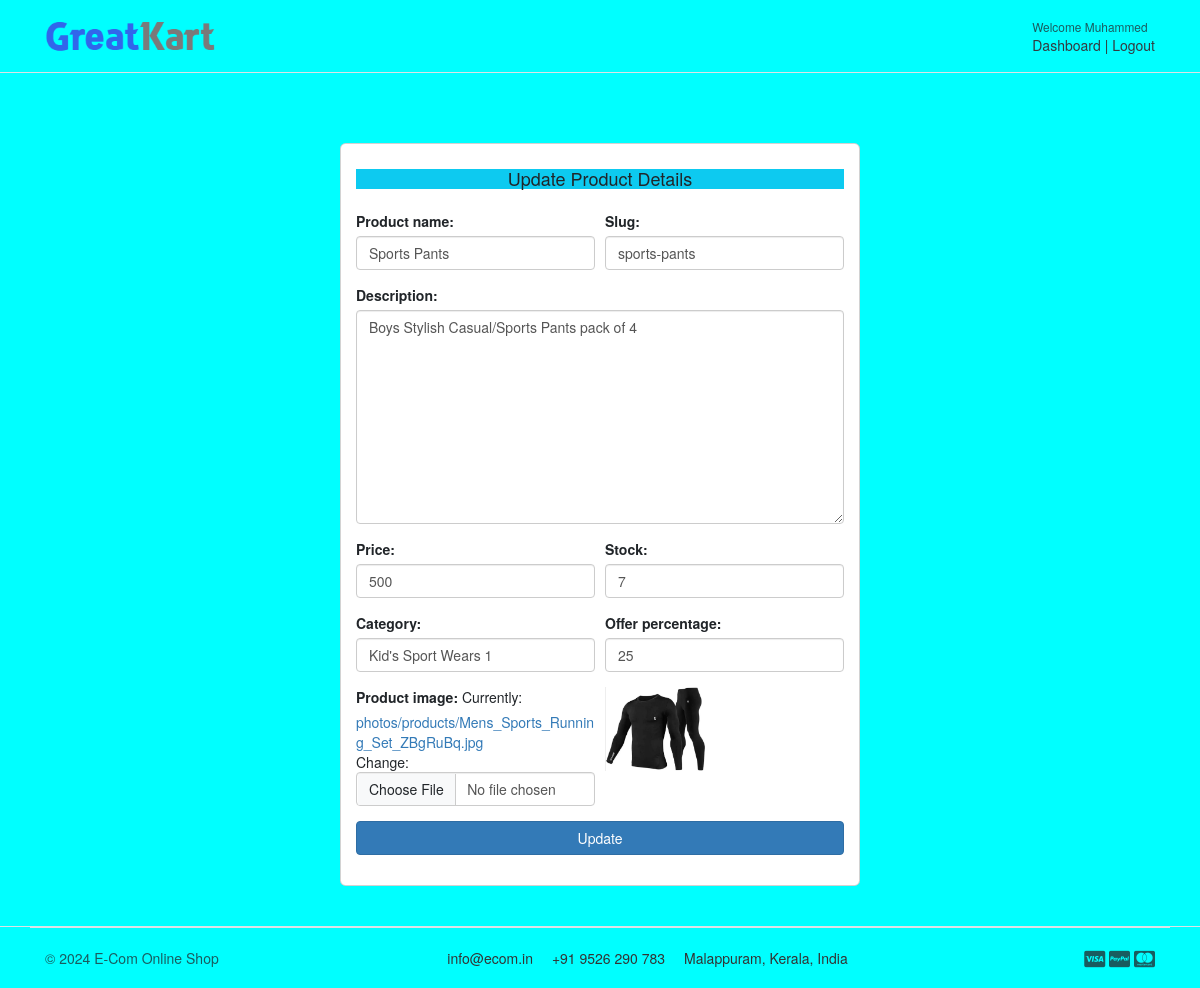
Page /accounts/product_update/35 (signed in) on the committed database.
### accounts/models.py (models this page shows, shortened)
class Account(AbstractBaseUser):
    first_name = models.CharField(max_length=50)
    last_name = models.CharField(max_length=50)
    email = models.EmailField(max_length=100, unique=True)
    phone_number = models.CharField(max_length=12, unique=True, default='')
    wallet = models.FloatField(null=True, default=0.0)
    date_joined = models.DateTimeField(auto_now_add=True)
    last_login = models.DateTimeField(auto_now_add=True)
    is_admin = models.BooleanField(default=False)
    is_staff = models.BooleanField(default=False)
    is_active = models.BooleanField(default=True)
    is_superadmin = models.BooleanField(default=False)
    USERNAME_FIELD = 'email'
    REQUIRED_FIELDS = ['first_name', 'last_name', 'phone_number']
    objects = MyAccountManager()
    class Meta:
        verbose_name = 'account'
        verbose_name_plural = 'accounts'

### store/models.py (models this page shows, shortened)
class Product(models.Model):
    product_name = models.CharField(max_length=200, unique=True)
    slug = models.SlugField(max_length=200, unique=True)
    description = models.TextField(max_length=500, blank=True)
    price = models.PositiveIntegerField(
        validators=[MinValueValidator(1)],
        help_text="Enter a number greater than zero")
    product_image = models.ImageField(upload_to='photos/products')
    stock = models.PositiveIntegerField(
        validators=[MinValueValidator(1)],
        help_text="Enter a number greater than zero")
    is_available = models.BooleanField(default=True)
    category = models.ForeignKey(Category, on_delete=models.CASCADE)
    created_date = models.DateTimeField(auto_now_add=True)
    modified_date = models.DateTimeField(auto_now=True)
    offer_percentage = models.PositiveIntegerField(default=0, blank=True, null=True)
    offer_price = models.PositiveIntegerField(default=0, blank=True, null=True)
    is_listed_offer = models.BooleanField(default=True)

### accounts/views.py (the view)
# urls.py: path('product_update/<int:product_id>', views.product_update, name="product_update"),
@cache_control(no_cache=True, must_revalidate=True, no_store=True)
@login_required(login_url="login_admin")
@user_passes_test(is_admin, login_url="login_admin")
def product_update(request, product_id):
    product = get_object_or_404(Product, id=product_id)
    if request.method == "POST":
        form = ProductForm(request.POST, request.FILES, instance=product)
        if form.is_valid():
            form.save()
            return redirect("product_list")
    else:
        form = ProductForm(instance=product)
    context = {"form": form, "product_id": product_id, "product": product}
    return render(request, "admin/product_update.html", context)

### store/forms.py (shortened to what this page needs)
class ProductForm(forms.ModelForm):
    class Meta:
        model = Product
        fields = ['product_name', 'slug', 'description', 'price', 'product_image', 'stock', 'category', 'offer_percentage']
    def __init__(self, *args, **kwargs):
        super(ProductForm, self).__init__(*args, **kwargs)
        self.fields['product_name'].widget.attrs['placeholder'] = 'Enter Product Name'
        self.fields['slug'].widget.attrs['placeholder'] = 'Slug'
        self.fields['description'].widget.attrs['placeholder'] = 'Enter Description'
        self.fields['price'].widget.attrs['placeholder'] = 'Price'
        self.fields['stock'].widget.attrs['placeholder'] = 'Stock'
        self.fields['category'].widget.attrs['placeholder'] = 'Select Category'
        self.fields['offer_percentage'].widget.attrs['placeholder'] = 'Select Category'
        self.fields['product_image'].widget.attrs['placeholder'] = 'Upload Image'
        for field in self.fields:
            self.fields[field].widget.attrs['class'] = 'form-control'

### accounts/views.py (called while the page is built)
def is_admin(user):
    return user.is_authenticated and user.is_staff

### carts/context_processors.py (called while the page is built)
def counter(request):
    cart_count = 0
    if 'admin' in request.path:
        return {}
    else:
        try:
            cart = Cart.objects.filter(cart_id = _cart_id(request))
            if request.user.is_authenticated:
                cart_items = CartItem.objects.all().filter(user=request.user)
            else:
                cart_items = CartItem.objects.all().filter(cart=cart[:1])
            for cart_item in cart_items:
                cart_count += cart_item.quantity
        except Cart.DoesNotExist:
            cart_count = 0
    return dict(cart_count=cart_count)

### carts/views.py (called while the page is built)
def _cart_id(request):
    cart = request.session.session_key
    if not cart:
        cart = request.session.create()
    return cart

### category/context_processors.py (called while the page is built)
def menu_links(request):
    links = Category.objects.all()
    return dict(links=links)

### category/models.py (called while the page is built)
    def __str__(self):
        return self.category_name

### templates/admin/product_update.html (shortened to what this page needs)
{% extends 'admin/base_admin.html' %}
{% block content %}
<section class="section-content padding-y">
    <div class="card mx-auto" style="max-width:520px; margin-top:30px;">
        <article class="card-body">
            <header class="mb-4 bg-info"><h4 class="card-title text-center">Update Product Details</h4></header>
            <form action="{% url 'product_update' product_id=product_id %}" method="POST"
                  enctype="multipart/form-data">
                <div class="form-row">
                    <div class="col form-group">
                        {{ form.product_name.label_tag }}
                        {{ form.product_name }}
                    </div>
                    <div class="col form-group">
                        {{ form.slug.label_tag }}
                        {{ form.slug }}
                    </div>
                </div>
                <div class="form-row">
                    <div class="form-group col-md-12">
                        {{ form.description.label_tag }}
                        {{ form.description }}
                    </div>
                </div>
                <div class="form-row">
                    <div class="col form-group">
                        {{ form.price.label_tag }}
                        {{ form.price }}
                    </div>
                    <div class="col form-group">
                        {{ form.stock.label_tag }}
                        {{ form.stock }}
                    </div>
                </div>
                <div class="form-row">
                    <div class="col form-group col-md-6">
                        {{ form.category.label_tag }}
                        {{ form.category }}
                    </div>
                    <div class="col form-group col-md-6">
                        {{ form.offer_percentage.label_tag }}
                        {{ form.offer_percentage }}
                    </div>
                </div>
                <div class="form-row">
                    <div class="col form-group col-md-6">
                        {{ form.product_image.label_tag }}
                        {{ form.product_image }}
                    </div>
                    <div class="col form-group col-md-6">
                        <img src="{{ product.product_image.url }}" alt="Product Image" width="100" >
                    </div>
                </div>
                <div class="form-group">
                    <button type="submit" class="btn btn-primary btn-block">Update</button>
                </div>
            </form>
        </article>
    </div>
</section>
    {% endblock %}

### templates/admin/navbar_admin.html (shortened to what this page needs)
{% load static %}
<header class="section-header">
    <section class="header-main border-bottom">
        <div class="container">
            <div class="row align-items-center">
                <div class="col-lg-2 col-md-3 col-6">
                    <a href="{% url 'home' %}" class="brand-wrap">
                        <img class="logo" src="{% static './images/logo.png' %}">
                    </a>
                </div>
                <div class="col-lg  col-md-6 col-sm-12 col">
                </div>
                <div class="col-lg-3 col-sm-6 col-8 order-2 order-lg-3">
                    <div class="d-flex justify-content-end mb-3 mb-lg-0">
                        {% if user.id %}
                        <div class="widget-header">
                            <small class="title text-muted">Welcome {{ user.first_name }}</small>
                            <div>
                                <a href="{% url 'dashboard_admin' %}">Dashboard</a> <span class="dark-transp"> | </span>
                                <a href="{% url 'logout_admin' %}">Logout</a>
                            </div>
                        </div>
                        {% endif %}
                    </div>
                </div>
            </div>
        </div>
    </section>
</header>

### static/css/ui.css (style rules this page uses)
html { font-family: "Inter", sans-serif; font-size: 15px; }
.padding-y { padding-top: 40px; padding-bottom: 40px; }
article:after, .form-group:after { display: block; clear: both; content: ""; }
.header-main { position: relative; padding-top: 1rem; padding-bottom: 1rem; }
.brand-wrap .logo, .navbar-brand .logo { margin-right: 7px; max-height: 42px; display: inline-block; }
.widget-header { display: inline-block; vertical-align: middle; position: relative; }
.widget-header a { color: #343a40; }
.widget-header .title { display: block; }

### rows in the picture
Account: first_name "Muhammed"
Product: product_name "Sports Pants", slug "sports-pants", description "Boys Stylish Casual/Sports Pants pack of 4", price "500", stock "7", category "Kid's Sport Wears 1", offer_percentage "25", product_image (picture)
